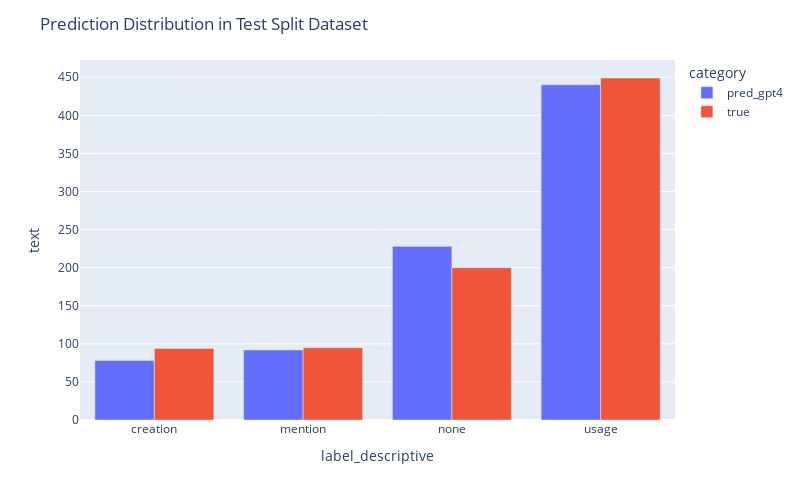

Notebook source saved alongside this figure:
### Code cell
X_test_df['category'] = 'true'
X_test_df['pred_label'] = X_test_df['text'].apply(lambda x: get_pred_label(x, test_completed_sentences, y_test_pred_completed))
X_test_df_pred = X_test_df.copy()
X_test_df_pred['category'] = 'pred_gpt4'
X_test_df_pred['label_descriptive'] = X_test_df_pred['pred_label']

X_test_df_all = pd.concat([X_test_df_pred, X_test_df])

labels_grouped = X_test_df_all.groupby(['label_descriptive', 'category']).count().reset_index()
fig = px.bar(labels_grouped, x = 'label_descriptive', y = 'text', color = 'category', barmode = 'group')
fig.update_layout(width=800,height=500, title = 'Prediction Distribution in Test Split Dataset')

### Figure 1 — Plotly figure (JSON) as saved in the notebook; plotly's stock layout.template omitted (floating-point values rounded to 4 significant figures)
{"data": [{"alignmentgroup": "True", "hovertemplate": "category=pred_gpt4<br>label_descriptive=%{x}<br>text=%{y}<extra></extra>", "legendgroup": "pred_gpt4", "marker": {"color": "#636efa", "pattern": {"shape": ""}}, "name": "pred_gpt4", "offsetgroup": "pred_gpt4", "orientation": "v", "showlegend": true, "textposition": "auto", "type": "bar", "x": ["creation", "mention", "none", "usage"], "xaxis": "x", "y": [78, 92, 228, 440], "yaxis": "y"}, {"alignmentgroup": "True", "hovertemplate": "category=true<br>label_descriptive=%{x}<br>text=%{y}<extra></extra>", "legendgroup": "true", "marker": {"color": "#EF553B", "pattern": {"shape": ""}}, "name": "true", "offsetgroup": "true", "orientation": "v", "showlegend": true, "textposition": "auto", "type": "bar", "x": ["creation", "mention", "none", "usage"], "xaxis": "x", "y": [94, 95, 200, 449], "yaxis": "y"}], "layout": {"barmode": "group", "height": 500, "legend": {"title": {"text": "category"}, "tracegroupgap": 0}, "margin": {"t": 60}, "title": {"text": "Prediction Distribution in Test Split Dataset"}, "width": 800, "xaxis": {"anchor": "y", "autorange": true, "domain": [0, 1], "range": [-0.5, 3.5], "title": {"text": "label_descriptive"}, "type": "category"}, "yaxis": {"anchor": "x", "autorange": true, "domain": [0, 1], "range": [0, 472.6], "title": {"text": "text"}, "type": "linear"}}}
